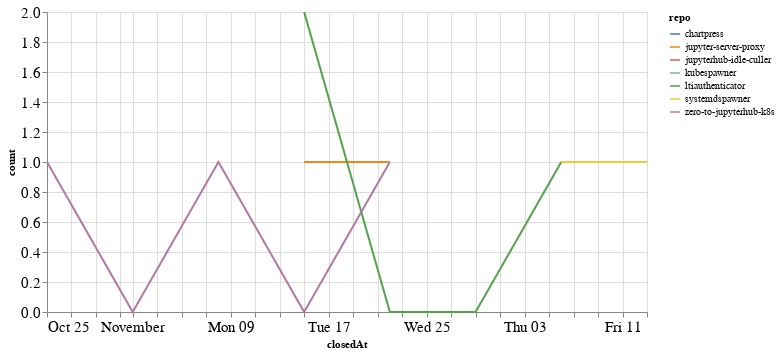

Notebook code for this chart:
### Code cell
closed_by_time = closed_by.groupby('repo').resample('W', on='closedAt').count()['author'].reset_index()
closed_by_time = closed_by_time.rename(columns={'author': 'count'})

alt.Chart(closed_by_time, width=600).mark_line().encode(
    x='closedAt',
    y='count',
    color='repo',
    tooltip="repo"
)

### Figure 1 — Vega-Lite specification as saved in the notebook (floating-point values rounded to 4 significant figures)
{"config": {"axisLeft": {"labelFontSize": 15}, "axisBottom": {"labelFontSize": 15}}, "data": {"name": "data-07db472af8e54b394ab9f3d74884e03b"}, "mark": "line", "encoding": {"color": {"type": "nominal", "field": "repo"}, "tooltip": {"type": "nominal", "field": "repo"}, "x": {"type": "temporal", "field": "closedAt"}, "y": {"type": "quantitative", "field": "count"}}, "width": 600, "$schema": "https://vega.github.io/schema/vega-lite/v4.8.1.json", "datasets": {"data-07db472af8e54b394ab9f3d74884e03b": [{"repo": "chartpress", "closedAt": "2020-11-01T00:00:00", "count": 1}, {"repo": "jupyter-server-proxy", "closedAt": "2020-11-15T00:00:00", "count": 1}, {"repo": "jupyter-server-proxy", "closedAt": "2020-11-22T00:00:00", "count": 1}, {"repo": "jupyterhub-idle-culler", "closedAt": "2020-11-15T00:00:00", "count": 1}, {"repo": "kubespawner", "closedAt": "2020-11-01T00:00:00", "count": 2}, {"repo": "ltiauthenticator", "closedAt": "2020-11-15T00:00:00", "count": 2}, {"repo": "ltiauthenticator", "closedAt": "2020-11-22T00:00:00", "count": 0}, {"repo": "ltiauthenticator", "closedAt": "2020-11-29T00:00:00", "count": 0}, {"repo": "ltiauthenticator", "closedAt": "2020-12-06T00:00:00", "count": 1}, {"repo": "systemdspawner", "closedAt": "2020-12-06T00:00:00", "count": 1}, {"repo": "systemdspawner", "closedAt": "2020-12-13T00:00:00", "count": 1}, {"repo": "zero-to-jupyterhub-k8s", "closedAt": "2020-10-25T00:00:00", "count": 1}, {"repo": "zero-to-jupyterhub-k8s", "closedAt": "2020-11-01T00:00:00", "count": 0}, {"repo": "zero-to-jupyterhub-k8s", "closedAt": "2020-11-08T00:00:00", "count": 1}, {"repo": "zero-to-jupyterhub-k8s", "closedAt": "2020-11-15T00:00:00", "count": 0}, {"repo": "zero-to-jupyterhub-k8s", "closedAt": "2020-11-22T00:00:00", "count": 1}]}}
